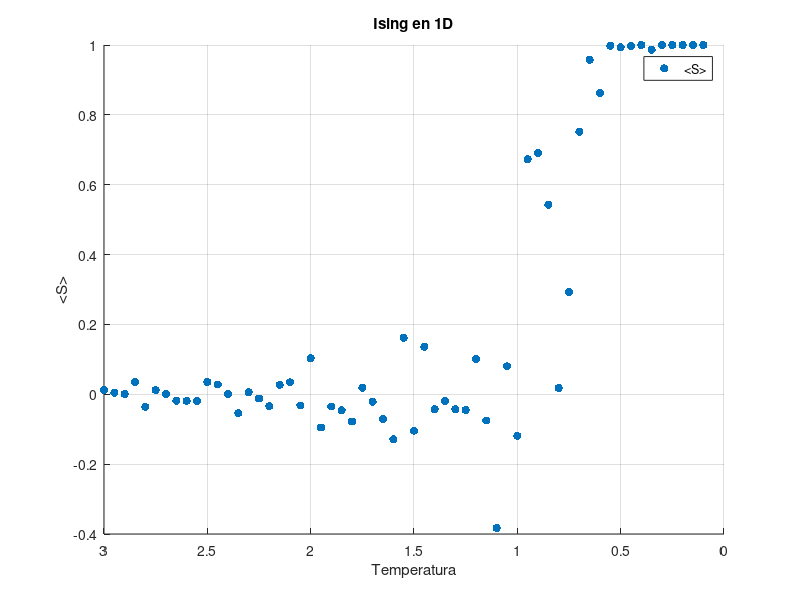

The MATLAB source for this figure: (Note: this script raises an error after producing the figure.)
close all; clear all; clc;
rng('shuffle');

%% Modelo de Ising en 1D

N = 100; % Cantidad de dipolos 
temperaturas = [0.1:0.05:3];

% Genero la matriz W de conexiones entre dipolos
% w_ij = 1 si i y j son adyacentes, si no, vale 0
W = zeros(N, N);
for i = 1:N
    for j = 1:N
        if i == j
            W(i, j) = 0; % Conexion con si mismo es 0
        end
        if i > 1 && i < N 
            if j == i + 1 || j == i - 1
                W(i, j) = 1; % Conexion adyacente
            end
         % Condiciones de borde
        elseif i == 1 % Primer dipolo
            W(i, i + 1) = 1;
        else % Ultimo dipolo
            W(i, i - 1) = 1;
        end
    end
end
W = zeros(N) + diag(ones(N-1, 1),1) + diag(ones(N-1,1),-1);
% Inicialmente todos los dipolos estan magnetizados hacia arria (+1)
% Pruebo con una temperatura inicial T(1)
% - Defino recorrido = randperm(100); , defino vector de energias y el S inicial

% 1 - para una temperatura dada 
% 2 - calculo la energia del sistema
% 3 - elijo un spin de la lista recorrido y lo cambio
% 4 - calculo el deltaH
% 5 - acepto o no el cambio y guardo el nuevo <S>
% 6 - repito para 2-5 para todos los spines
% 7 - repito al menos 5 o 10 veces 2-6
% 8 - calculo la media <S>
% 9 - subo la temperatura y repito 2-8
% grafico <S> en func de la tempe

cantIter = 20; % Cantidad de iteraciones para metropolis.
S = ones(N, 1); % Arranco con todos los dipolos en +1
%S = 2 .* randi([0, 1], N, 1) - 1;
means_S = zeros(1, cantIter);
mean_S = zeros(1, length(temperaturas));
var_S = zeros(1, length(temperaturas)); 
hExt = 0; 
k = 1; 
idx = 1;
prevH = 0; 
afterH = 0;
deltaH = 0;

for T = temperaturas % Aumento la temp.

    for sweep = 1:cantIter % Repito el algoritmo Metropolis para sacar una media y varianza
        recorrido = randperm(100); % Lista al azar de indices de S para ir cambiando el estado de cada dipolo.

        % Metropolis
        for i = 1:N % iterio para todos los spines al azar
            
            % Calculo la energia del sistema 
            prevH = -1/2 * S' * W  * S - hExt * sum(S);
            
            % Cambio el estado de un spin
            S(recorrido(i)) = - S(recorrido(i));
            
            % Calculo la nueva energia
            afterH = -1/2 * S' * W  * S - hExt * sum(S);
            
            % Cambio de energia
            deltaH = afterH - prevH;

            % Acepto el cambio con probabilidad, si el cambio de energia
            % fue mayor a 0.
            if deltaH > 0
                % Genero nro de 0 a 1
                r = rand;
                prob = exp( - deltaH / (k * T) );
                
                if r > prob
                    % No acepto el cambio, por ende vuelvo a cambiarlo
                    S(recorrido(i)) = - S(recorrido(i));
                end
            end
            
        end
        
        % Calculko la media de S
        means_S(sweep) = sum(S) / N;
    end
    
    mean_S(idx) = sum(means_S) / cantIter;
    var_S(idx) = sqrt(var(means_S));
    idx = idx + 1;
end

h1 = figure()
%errorbar( temperaturas, mean_S, var_S)
scatter(temperaturas, mean_S, 'filled', 'black')
grid('on')
title("Ising en 1D");
legend("<S>");
grid('on');
xlabel('Temperatura');
ylabel('<S>');
set(gca,'fontsize', 10);
set(gca, 'XDir','reverse')
set(h1,'PaperSize',[20 10]); %set the paper size to what you want  
print(h1,'Resultados/Ejercicio4/1d','-dpdf') % then print it
%ylim([-0.2, 1]);

%% Modelo de Ising para 2D
n = 20;
N = n*n; % Cantidad de dipolos 
W = generarConexiones(N, n);
temperaturas = [0.1:0.05:4];
%temperaturas = generarTemp(80, 0.9);
cantIter = 15; % Cantidad de iteraciones para metropolis.
S = ones(N, 1); % Arranco con todos los dipolos en +1
%S = 2 .* randi([0, 1], N, 1) - 1;
means_S = zeros(1, cantIter);
mean_S = zeros(1, length(temperaturas));
var_S = zeros(1, length(temperaturas)); 
hExt = 0; 
k = 1; 
idx = 1;
prevH = 0; 
afterH = 0;
deltaH = 0;

for T = temperaturas 

    for iter = 1:cantIter % repito Metropolis cantIter veces
        recorrido = randperm(N); % Lista al azar de los indices de S

        for i = 1:N % Itero sobre todos los dipolos 
            
            % Calculo la energia del sistema 
            prevH = -1/2 * S' * W  * S - hExt * sum(S);
            
            % Cambio el estado de un spin
            S(recorrido(i)) = - S(recorrido(i));
            
            % Calculo la nueva energia
            afterH = -1/2 * S' * W  * S - hExt * sum(S);
            
            % Cambio de energia
            deltaH = afterH - prevH;

            % Acepto el cambio con probabilidad, si el cambio de energia
            % fue mayor a 0.
            if deltaH > 0
                % Genero nro de 0 a 1
                r = rand;
                prob = exp( - deltaH / (k * T) );
                
                if r > prob
                    % No acepto el cambio, por ende vuelvo al valor
                    % original
                    S(recorrido(i)) = - S(recorrido(i));
                end
            end

        end
        
        means_S(iter) = sum(S) / N;
        
    end
    
    mean_S(idx) = sum(means_S) / cantIter;
    var_S(idx) = sqrt(var(means_S));
    
    idx = idx + 1;
end
h2=figure()
%errorbar( temperaturas, mean_S, var_S)
scatter(temperaturas, mean_S, 'filled', 'black')
grid('on')
title("Ising en 2D");
legend("<S>");
grid('on');
xlabel('Temperatura');
ylabel('<S>');
set(gca,'fontsize', 10);
%ylim([-0.2, 1]);
set(gca, 'XDir','reverse')
%set(h2,'PaperSize',[20 10]); %set the paper size to what you want  
%print(h2,'Resultados/Ejercicio4/2d','-dpdf') % then print it

%hold('on')
%       a =   2.912e+06  ;
%       b =      -21.63 ;
%       c =   2.873e+06 ;
%fittingCurve = a./(exp(-b.*temperaturas) + c);

%plot(temperaturas, fittingCurve, 'linewidth', 1.5, 'color', 'red');

%% Generar matriz de dipolos en 2D
% N n[umero de dipolos
% n dimension de la matriz
% por ejemplo 20*20 dipolos = N y n = 20
function Y = generarConexiones(N,n)
    aux1 = ones(N - 1, 1);
    for i = 1:(N - 1)
       if mod(i, n) == 0
           aux1(i) = 0;
       end
    end    
    aux2 = ones(N - n, 1);
    Y = diag(aux1, 1) + diag(aux1, -1) + diag(aux2, n) + diag(aux2, -n);
end
